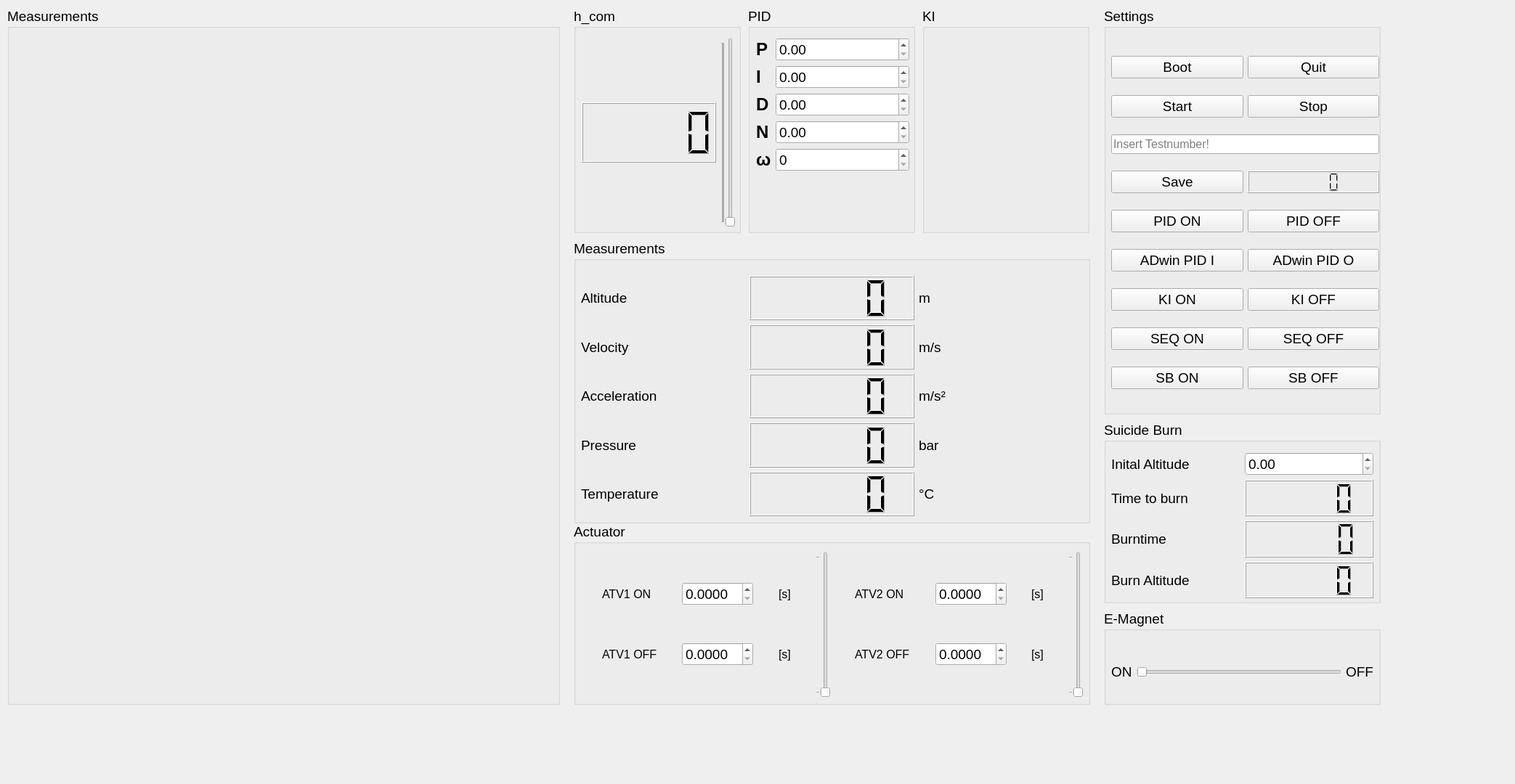
<?xml version="1.0" encoding="UTF-8"?>
<ui version="4.0">
 <class>MainWindow</class>
 <widget class="QWidget" name="MainWindow">
  <property name="geometry">
   <rect>
    <x>0</x>
    <y>0</y>
    <width>2086</width>
    <height>1080</height>
   </rect>
  </property>
  <property name="sizePolicy">
   <sizepolicy hsizetype="Fixed" vsizetype="Fixed">
    <horstretch>0</horstretch>
    <verstretch>0</verstretch>
   </sizepolicy>
  </property>
  <property name="mouseTracking">
   <bool>true</bool>
  </property>
  <property name="focusPolicy">
   <enum>Qt::WheelFocus</enum>
  </property>
  <property name="windowTitle">
   <string>M11Lander</string>
  </property>
  <widget class="QGroupBox" name="groupBox_2">
   <property name="geometry">
    <rect>
     <x>1520</x>
     <y>10</y>
     <width>381</width>
     <height>561</height>
    </rect>
   </property>
   <property name="font">
    <font>
     <pointsize>14</pointsize>
    </font>
   </property>
   <property name="title">
    <string>Settings</string>
   </property>
   <widget class="QWidget" name="layoutWidget">
    <property name="geometry">
     <rect>
      <x>10</x>
      <y>50</y>
      <width>369</width>
      <height>501</height>
     </rect>
    </property>
    <layout class="QGridLayout" name="gridLayout_6">
     <item row="0" column="1">
      <widget class="QPushButton" name="QuitButton">
       <property name="font">
        <font>
         <pointsize>14</pointsize>
        </font>
       </property>
       <property name="text">
        <string>Quit</string>
       </property>
      </widget>
     </item>
     <item row="3" column="0">
      <widget class="QPushButton" name="SaveButton">
       <property name="font">
        <font>
         <pointsize>14</pointsize>
        </font>
       </property>
       <property name="text">
        <string>Save</string>
       </property>
      </widget>
     </item>
     <item row="7" column="1">
      <widget class="QPushButton" name="SequenceOffButton">
       <property name="font">
        <font>
         <pointsize>14</pointsize>
        </font>
       </property>
       <property name="text">
        <string>SEQ OFF</string>
       </property>
      </widget>
     </item>
     <item row="4" column="1">
      <widget class="QPushButton" name="PIDOFFButton">
       <property name="font">
        <font>
         <pointsize>14</pointsize>
        </font>
       </property>
       <property name="text">
        <string>PID OFF</string>
       </property>
      </widget>
     </item>
     <item row="2" column="0" colspan="2">
      <widget class="QLineEdit" name="lineEdit_testnumber">
       <property name="font">
        <font>
         <pointsize>12</pointsize>
        </font>
       </property>
       <property name="placeholderText">
        <string>Insert Testnumber!</string>
       </property>
      </widget>
     </item>
     <item row="4" column="0">
      <widget class="QPushButton" name="PIDONButton">
       <property name="font">
        <font>
         <pointsize>14</pointsize>
        </font>
       </property>
       <property name="text">
        <string>PID ON</string>
       </property>
      </widget>
     </item>
     <item row="6" column="1">
      <widget class="QPushButton" name="KIOFFButton">
       <property name="font">
        <font>
         <pointsize>14</pointsize>
        </font>
       </property>
       <property name="text">
        <string>KI OFF</string>
       </property>
      </widget>
     </item>
     <item row="7" column="0">
      <widget class="QPushButton" name="SequenceOnButton">
       <property name="font">
        <font>
         <pointsize>14</pointsize>
        </font>
       </property>
       <property name="text">
        <string>SEQ ON</string>
       </property>
      </widget>
     </item>
     <item row="8" column="1">
      <widget class="QPushButton" name="SBOFFButton">
       <property name="font">
        <font>
         <pointsize>14</pointsize>
        </font>
       </property>
       <property name="text">
        <string>SB OFF</string>
       </property>
      </widget>
     </item>
     <item row="6" column="0">
      <widget class="QPushButton" name="KIONButton">
       <property name="font">
        <font>
         <pointsize>14</pointsize>
        </font>
       </property>
       <property name="text">
        <string>KI ON</string>
       </property>
      </widget>
     </item>
     <item row="3" column="1">
      <widget class="QLCDNumber" name="lcdNumber_time"/>
     </item>
     <item row="1" column="0">
      <widget class="QPushButton" name="StartButton">
       <property name="font">
        <font>
         <pointsize>14</pointsize>
        </font>
       </property>
       <property name="text">
        <string>Start</string>
       </property>
      </widget>
     </item>
     <item row="0" column="0">
      <widget class="QPushButton" name="BootButton">
       <property name="font">
        <font>
         <pointsize>14</pointsize>
        </font>
       </property>
       <property name="text">
        <string>Boot</string>
       </property>
      </widget>
     </item>
     <item row="8" column="0">
      <widget class="QPushButton" name="SBONButton">
       <property name="font">
        <font>
         <pointsize>14</pointsize>
        </font>
       </property>
       <property name="text">
        <string>SB ON</string>
       </property>
      </widget>
     </item>
     <item row="1" column="1">
      <widget class="QPushButton" name="StopButton">
       <property name="font">
        <font>
         <pointsize>14</pointsize>
        </font>
       </property>
       <property name="text">
        <string>Stop</string>
       </property>
      </widget>
     </item>
     <item row="5" column="0">
      <widget class="QPushButton" name="ADWINPIDONButton">
       <property name="font">
        <font>
         <pointsize>14</pointsize>
        </font>
       </property>
       <property name="text">
        <string>ADwin PID I</string>
       </property>
      </widget>
     </item>
     <item row="5" column="1">
      <widget class="QPushButton" name="ADWINPIDOFFButton">
       <property name="font">
        <font>
         <pointsize>14</pointsize>
        </font>
       </property>
       <property name="text">
        <string>ADwin PID O</string>
       </property>
      </widget>
     </item>
    </layout>
   </widget>
  </widget>
  <widget class="QGroupBox" name="groupBox_4">
   <property name="geometry">
    <rect>
     <x>10</x>
     <y>10</y>
     <width>761</width>
     <height>961</height>
    </rect>
   </property>
   <property name="font">
    <font>
     <pointsize>14</pointsize>
    </font>
   </property>
   <property name="title">
    <string>Measurements</string>
   </property>
   <widget class="QWidget" name="layoutWidget">
    <property name="geometry">
     <rect>
      <x>20</x>
      <y>40</y>
      <width>721</width>
      <height>911</height>
     </rect>
    </property>
    <layout class="QGridLayout" name="gridLayout_2">
     <item row="2" column="0">
      <widget class="PlotWidget" name="PlotWidget_acceleration" native="true"/>
     </item>
     <item row="0" column="0">
      <widget class="PlotWidget" name="PlotWidget_altitude" native="true"/>
     </item>
     <item row="1" column="0">
      <widget class="PlotWidget" name="PlotWidget_velocity" native="true"/>
     </item>
    </layout>
   </widget>
  </widget>
  <widget class="QGroupBox" name="groupBox_5">
   <property name="geometry">
    <rect>
     <x>1030</x>
     <y>10</y>
     <width>230</width>
     <height>311</height>
    </rect>
   </property>
   <property name="font">
    <font>
     <pointsize>14</pointsize>
    </font>
   </property>
   <property name="title">
    <string>PID</string>
   </property>
   <widget class="QWidget" name="layoutWidget">
    <property name="geometry">
     <rect>
      <x>11</x>
      <y>42</y>
      <width>211</width>
      <height>261</height>
     </rect>
    </property>
    <layout class="QFormLayout" name="formLayout">
     <item row="0" column="0">
      <widget class="QLabel" name="label_8">
       <property name="font">
        <font>
         <pointsize>18</pointsize>
         <weight>75</weight>
         <bold>true</bold>
        </font>
       </property>
       <property name="text">
        <string>P</string>
       </property>
      </widget>
     </item>
     <item row="0" column="1">
      <widget class="QDoubleSpinBox" name="doubleSpinBox_PGain">
       <property name="minimum">
        <double>0.000000000000000</double>
       </property>
       <property name="maximum">
        <double>999.990000000000009</double>
       </property>
      </widget>
     </item>
     <item row="1" column="0">
      <widget class="QLabel" name="label_9">
       <property name="font">
        <font>
         <pointsize>18</pointsize>
         <weight>75</weight>
         <bold>true</bold>
        </font>
       </property>
       <property name="text">
        <string>I</string>
       </property>
      </widget>
     </item>
     <item row="1" column="1">
      <widget class="QDoubleSpinBox" name="doubleSpinBox_IGain">
       <property name="maximum">
        <double>999.990000000000009</double>
       </property>
      </widget>
     </item>
     <item row="2" column="0">
      <widget class="QLabel" name="label_10">
       <property name="font">
        <font>
         <pointsize>18</pointsize>
         <weight>75</weight>
         <bold>true</bold>
        </font>
       </property>
       <property name="text">
        <string>D</string>
       </property>
      </widget>
     </item>
     <item row="2" column="1">
      <widget class="QDoubleSpinBox" name="doubleSpinBox_DGain">
       <property name="maximum">
        <double>999.990000000000009</double>
       </property>
      </widget>
     </item>
     <item row="3" column="0">
      <widget class="QLabel" name="label_12">
       <property name="font">
        <font>
         <pointsize>18</pointsize>
         <weight>75</weight>
         <bold>true</bold>
        </font>
       </property>
       <property name="text">
        <string>N</string>
       </property>
      </widget>
     </item>
     <item row="3" column="1">
      <widget class="QDoubleSpinBox" name="doubleSpinBox_NGain"/>
     </item>
     <item row="4" column="0">
      <widget class="QLabel" name="label_14">
       <property name="font">
        <font>
         <pointsize>18</pointsize>
         <weight>75</weight>
         <bold>true</bold>
        </font>
       </property>
       <property name="text">
        <string>ω</string>
       </property>
      </widget>
     </item>
     <item row="4" column="1">
      <widget class="QDoubleSpinBox" name="doubleSpinBox_Abtastfrequenz">
       <property name="decimals">
        <number>0</number>
       </property>
       <property name="maximum">
        <double>1000.000000000000000</double>
       </property>
      </widget>
     </item>
    </layout>
   </widget>
  </widget>
  <widget class="QGroupBox" name="groupBox_3">
   <property name="geometry">
    <rect>
     <x>790</x>
     <y>720</y>
     <width>711</width>
     <height>251</height>
    </rect>
   </property>
   <property name="font">
    <font>
     <pointsize>14</pointsize>
    </font>
   </property>
   <property name="title">
    <string>Actuator</string>
   </property>
   <widget class="QWidget" name="layoutWidget">
    <property name="geometry">
     <rect>
      <x>10</x>
      <y>40</y>
      <width>691</width>
      <height>201</height>
     </rect>
    </property>
    <layout class="QGridLayout" name="gridLayout_9">
     <item row="0" column="0">
      <layout class="QGridLayout" name="gridLayout_3">
       <item row="1" column="0">
        <spacer name="horizontalSpacer_12">
         <property name="orientation">
          <enum>Qt::Horizontal</enum>
         </property>
         <property name="sizeHint" stdset="0">
          <size>
           <width>13</width>
           <height>37</height>
          </size>
         </property>
        </spacer>
       </item>
       <item row="0" column="6">
        <spacer name="horizontalSpacer_15">
         <property name="orientation">
          <enum>Qt::Horizontal</enum>
         </property>
         <property name="sizeHint" stdset="0">
          <size>
           <width>13</width>
           <height>37</height>
          </size>
         </property>
        </spacer>
       </item>
       <item row="1" column="1">
        <widget class="QLabel" name="label_13">
         <property name="font">
          <font>
           <pointsize>12</pointsize>
          </font>
         </property>
         <property name="text">
          <string>ATV1 OFF</string>
         </property>
        </widget>
       </item>
       <item row="0" column="3">
        <widget class="QDoubleSpinBox" name="doubleSpinBox_t_on_atv1">
         <property name="decimals">
          <number>4</number>
         </property>
         <property name="minimum">
          <double>0.000000000000000</double>
         </property>
         <property name="maximum">
          <double>99.989999999999995</double>
         </property>
         <property name="singleStep">
          <double>0.012500000000000</double>
         </property>
        </widget>
       </item>
       <item row="1" column="4">
        <spacer name="horizontalSpacer_10">
         <property name="orientation">
          <enum>Qt::Horizontal</enum>
         </property>
         <property name="sizeHint" stdset="0">
          <size>
           <width>13</width>
           <height>37</height>
          </size>
         </property>
        </spacer>
       </item>
       <item row="0" column="0">
        <spacer name="horizontalSpacer_16">
         <property name="orientation">
          <enum>Qt::Horizontal</enum>
         </property>
         <property name="sizeHint" stdset="0">
          <size>
           <width>13</width>
           <height>37</height>
          </size>
         </property>
        </spacer>
       </item>
       <item row="0" column="4">
        <spacer name="horizontalSpacer_14">
         <property name="orientation">
          <enum>Qt::Horizontal</enum>
         </property>
         <property name="sizeHint" stdset="0">
          <size>
           <width>13</width>
           <height>37</height>
          </size>
         </property>
        </spacer>
       </item>
       <item row="1" column="2">
        <spacer name="horizontalSpacer_13">
         <property name="orientation">
          <enum>Qt::Horizontal</enum>
         </property>
         <property name="sizeHint" stdset="0">
          <size>
           <width>13</width>
           <height>37</height>
          </size>
         </property>
        </spacer>
       </item>
       <item row="0" column="5">
        <widget class="QLabel" name="label_11">
         <property name="font">
          <font>
           <pointsize>12</pointsize>
          </font>
         </property>
         <property name="text">
          <string>[s]</string>
         </property>
        </widget>
       </item>
       <item row="1" column="3">
        <widget class="QDoubleSpinBox" name="doubleSpinBox_t_off_atv1">
         <property name="decimals">
          <number>4</number>
         </property>
         <property name="minimum">
          <double>0.000000000000000</double>
         </property>
         <property name="maximum">
          <double>99.989999999999995</double>
         </property>
         <property name="singleStep">
          <double>0.012500000000000</double>
         </property>
        </widget>
       </item>
       <item row="0" column="1">
        <widget class="QLabel" name="label_4">
         <property name="font">
          <font>
           <pointsize>12</pointsize>
          </font>
         </property>
         <property name="text">
          <string>ATV1 ON</string>
         </property>
        </widget>
       </item>
       <item row="0" column="2">
        <spacer name="horizontalSpacer_17">
         <property name="orientation">
          <enum>Qt::Horizontal</enum>
         </property>
         <property name="sizeHint" stdset="0">
          <size>
           <width>13</width>
           <height>37</height>
          </size>
         </property>
        </spacer>
       </item>
       <item row="1" column="5">
        <widget class="QLabel" name="label_17">
         <property name="font">
          <font>
           <pointsize>12</pointsize>
          </font>
         </property>
         <property name="text">
          <string>[s]</string>
         </property>
        </widget>
       </item>
       <item row="1" column="6">
        <spacer name="horizontalSpacer_19">
         <property name="orientation">
          <enum>Qt::Horizontal</enum>
         </property>
         <property name="sizeHint" stdset="0">
          <size>
           <width>13</width>
           <height>37</height>
          </size>
         </property>
        </spacer>
       </item>
      </layout>
     </item>
     <item row="0" column="1">
      <widget class="QSlider" name="verticalSlider_ATV1">
       <property name="maximum">
        <number>1</number>
       </property>
       <property name="singleStep">
        <number>1</number>
       </property>
       <property name="pageStep">
        <number>1</number>
       </property>
       <property name="orientation">
        <enum>Qt::Vertical</enum>
       </property>
       <property name="tickPosition">
        <enum>QSlider::TicksAbove</enum>
       </property>
      </widget>
     </item>
     <item row="0" column="2">
      <layout class="QGridLayout" name="gridLayout_4">
       <item row="0" column="6">
        <spacer name="horizontalSpacer_33">
         <property name="orientation">
          <enum>Qt::Horizontal</enum>
         </property>
         <property name="sizeHint" stdset="0">
          <size>
           <width>13</width>
           <height>37</height>
          </size>
         </property>
        </spacer>
       </item>
       <item row="1" column="0">
        <spacer name="horizontalSpacer_34">
         <property name="orientation">
          <enum>Qt::Horizontal</enum>
         </property>
         <property name="sizeHint" stdset="0">
          <size>
           <width>13</width>
           <height>37</height>
          </size>
         </property>
        </spacer>
       </item>
       <item row="0" column="5">
        <widget class="QLabel" name="label_18">
         <property name="font">
          <font>
           <pointsize>12</pointsize>
          </font>
         </property>
         <property name="text">
          <string>[s]</string>
         </property>
        </widget>
       </item>
       <item row="1" column="1">
        <widget class="QLabel" name="label_16">
         <property name="font">
          <font>
           <pointsize>12</pointsize>
          </font>
         </property>
         <property name="text">
          <string>ATV2 OFF</string>
         </property>
        </widget>
       </item>
       <item row="1" column="2">
        <spacer name="horizontalSpacer_35">
         <property name="orientation">
          <enum>Qt::Horizontal</enum>
         </property>
         <property name="sizeHint" stdset="0">
          <size>
           <width>13</width>
           <height>37</height>
          </size>
         </property>
        </spacer>
       </item>
       <item row="1" column="3">
        <widget class="QDoubleSpinBox" name="doubleSpinBox_t_off_atv2">
         <property name="decimals">
          <number>4</number>
         </property>
         <property name="minimum">
          <double>0.000000000000000</double>
         </property>
         <property name="singleStep">
          <double>0.012500000000000</double>
         </property>
        </widget>
       </item>
       <item row="1" column="4">
        <spacer name="horizontalSpacer_36">
         <property name="orientation">
          <enum>Qt::Horizontal</enum>
         </property>
         <property name="sizeHint" stdset="0">
          <size>
           <width>13</width>
           <height>37</height>
          </size>
         </property>
        </spacer>
       </item>
       <item row="0" column="2">
        <spacer name="horizontalSpacer_30">
         <property name="orientation">
          <enum>Qt::Horizontal</enum>
         </property>
         <property name="sizeHint" stdset="0">
          <size>
           <width>13</width>
           <height>37</height>
          </size>
         </property>
        </spacer>
       </item>
       <item row="1" column="6">
        <spacer name="horizontalSpacer_38">
         <property name="orientation">
          <enum>Qt::Horizontal</enum>
         </property>
         <property name="sizeHint" stdset="0">
          <size>
           <width>13</width>
           <height>37</height>
          </size>
         </property>
        </spacer>
       </item>
       <item row="0" column="0">
        <spacer name="horizontalSpacer_29">
         <property name="orientation">
          <enum>Qt::Horizontal</enum>
         </property>
         <property name="sizeHint" stdset="0">
          <size>
           <width>13</width>
           <height>37</height>
          </size>
         </property>
        </spacer>
       </item>
       <item row="1" column="5">
        <widget class="QLabel" name="label_21">
         <property name="font">
          <font>
           <pointsize>12</pointsize>
          </font>
         </property>
         <property name="text">
          <string>[s]</string>
         </property>
        </widget>
       </item>
       <item row="0" column="1">
        <widget class="QLabel" name="label_15">
         <property name="font">
          <font>
           <pointsize>12</pointsize>
          </font>
         </property>
         <property name="text">
          <string>ATV2 ON</string>
         </property>
        </widget>
       </item>
       <item row="0" column="3">
        <widget class="QDoubleSpinBox" name="doubleSpinBox_t_on_atv2">
         <property name="decimals">
          <number>4</number>
         </property>
         <property name="minimum">
          <double>0.000000000000000</double>
         </property>
         <property name="maximum">
          <double>99.989999999999995</double>
         </property>
         <property name="singleStep">
          <double>0.012500000000000</double>
         </property>
        </widget>
       </item>
       <item row="0" column="4">
        <spacer name="horizontalSpacer_31">
         <property name="orientation">
          <enum>Qt::Horizontal</enum>
         </property>
         <property name="sizeHint" stdset="0">
          <size>
           <width>13</width>
           <height>37</height>
          </size>
         </property>
        </spacer>
       </item>
      </layout>
     </item>
     <item row="0" column="3">
      <widget class="QSlider" name="verticalSlider_ATV2">
       <property name="maximum">
        <number>1</number>
       </property>
       <property name="singleStep">
        <number>1</number>
       </property>
       <property name="pageStep">
        <number>1</number>
       </property>
       <property name="tracking">
        <bool>false</bool>
       </property>
       <property name="orientation">
        <enum>Qt::Vertical</enum>
       </property>
       <property name="tickPosition">
        <enum>QSlider::TicksAbove</enum>
       </property>
      </widget>
     </item>
    </layout>
   </widget>
  </widget>
  <widget class="QGroupBox" name="groupBox_6">
   <property name="geometry">
    <rect>
     <x>790</x>
     <y>10</y>
     <width>230</width>
     <height>311</height>
    </rect>
   </property>
   <property name="font">
    <font>
     <pointsize>14</pointsize>
    </font>
   </property>
   <property name="title">
    <string>h_com</string>
   </property>
   <widget class="QWidget" name="layoutWidget_3">
    <property name="geometry">
     <rect>
      <x>740</x>
      <y>30</y>
      <width>181</width>
      <height>241</height>
     </rect>
    </property>
    <layout class="QGridLayout" name="gridLayout_10">
     <item row="0" column="0" colspan="2">
      <widget class="QLCDNumber" name="lcdNumber_time_2"/>
     </item>
     <item row="1" column="0">
      <widget class="QLCDNumber" name="lcdNumber_pressure_2"/>
     </item>
     <item row="1" column="1">
      <widget class="QLabel" name="label_33">
       <property name="text">
        <string>bar</string>
       </property>
      </widget>
     </item>
     <item row="2" column="0">
      <widget class="QLCDNumber" name="lcdNumber_temperature_2"/>
     </item>
     <item row="2" column="1">
      <widget class="QLabel" name="label_34">
       <property name="text">
        <string>°C</string>
       </property>
      </widget>
     </item>
    </layout>
   </widget>
   <widget class="QWidget" name="layoutWidget">
    <property name="geometry">
     <rect>
      <x>11</x>
      <y>42</y>
      <width>211</width>
      <height>261</height>
     </rect>
    </property>
    <layout class="QGridLayout" name="gridLayout_5">
     <item row="1" column="0">
      <widget class="QLCDNumber" name="lcdNumber_altitude_com"/>
     </item>
     <item row="0" column="1" rowspan="3">
      <widget class="QSlider" name="verticalSlider_Altitude">
       <property name="maximum">
        <number>600</number>
       </property>
       <property name="singleStep">
        <number>10</number>
       </property>
       <property name="pageStep">
        <number>1</number>
       </property>
       <property name="orientation">
        <enum>Qt::Vertical</enum>
       </property>
       <property name="tickPosition">
        <enum>QSlider::TicksAbove</enum>
       </property>
       <property name="tickInterval">
        <number>1</number>
       </property>
      </widget>
     </item>
    </layout>
   </widget>
  </widget>
  <widget class="QGroupBox" name="groupBox_7">
   <property name="geometry">
    <rect>
     <x>1520</x>
     <y>840</y>
     <width>381</width>
     <height>131</height>
    </rect>
   </property>
   <property name="font">
    <font>
     <pointsize>14</pointsize>
    </font>
   </property>
   <property name="title">
    <string>E-Magnet</string>
   </property>
   <widget class="QWidget" name="layoutWidget_4">
    <property name="geometry">
     <rect>
      <x>740</x>
      <y>30</y>
      <width>181</width>
      <height>241</height>
     </rect>
    </property>
    <layout class="QGridLayout" name="gridLayout_11">
     <item row="0" column="0" colspan="2">
      <widget class="QLCDNumber" name="lcdNumber_time_3"/>
     </item>
     <item row="1" column="0">
      <widget class="QLCDNumber" name="lcdNumber_pressure_3"/>
     </item>
     <item row="1" column="1">
      <widget class="QLabel" name="label_35">
       <property name="text">
        <string>bar</string>
       </property>
      </widget>
     </item>
     <item row="2" column="0">
      <widget class="QLCDNumber" name="lcdNumber_temperature_3"/>
     </item>
     <item row="2" column="1">
      <widget class="QLabel" name="label_36">
       <property name="text">
        <string>°C</string>
       </property>
      </widget>
     </item>
    </layout>
   </widget>
   <widget class="QWidget" name="layoutWidget">
    <property name="geometry">
     <rect>
      <x>10</x>
      <y>50</y>
      <width>361</width>
      <height>71</height>
     </rect>
    </property>
    <layout class="QGridLayout" name="gridLayout_8">
     <item row="0" column="0">
      <widget class="QLabel" name="label_26">
       <property name="text">
        <string>ON</string>
       </property>
      </widget>
     </item>
     <item row="0" column="1">
      <widget class="QSlider" name="horizontalSlider_EM">
       <property name="maximum">
        <number>1</number>
       </property>
       <property name="orientation">
        <enum>Qt::Horizontal</enum>
       </property>
      </widget>
     </item>
     <item row="0" column="2">
      <widget class="QLabel" name="label_24">
       <property name="text">
        <string>OFF</string>
       </property>
      </widget>
     </item>
    </layout>
   </widget>
  </widget>
  <widget class="QGroupBox" name="groupBox_8">
   <property name="geometry">
    <rect>
     <x>790</x>
     <y>330</y>
     <width>711</width>
     <height>391</height>
    </rect>
   </property>
   <property name="font">
    <font>
     <pointsize>14</pointsize>
    </font>
   </property>
   <property name="title">
    <string>Measurements</string>
   </property>
   <widget class="QWidget" name="layoutWidget">
    <property name="geometry">
     <rect>
      <x>10</x>
      <y>50</y>
      <width>691</width>
      <height>331</height>
     </rect>
    </property>
    <layout class="QGridLayout" name="gridLayout_7">
     <item row="0" column="1">
      <widget class="QLCDNumber" name="lcdNumber_altitude"/>
     </item>
     <item row="1" column="0">
      <widget class="QLabel" name="label_25">
       <property name="font">
        <font>
         <pointsize>14</pointsize>
        </font>
       </property>
       <property name="text">
        <string>Velocity</string>
       </property>
      </widget>
     </item>
     <item row="1" column="1">
      <widget class="QLCDNumber" name="lcdNumber_velocity"/>
     </item>
     <item row="2" column="2">
      <widget class="QLabel" name="label_28">
       <property name="font">
        <font>
         <pointsize>14</pointsize>
        </font>
       </property>
       <property name="text">
        <string>m/s²</string>
       </property>
      </widget>
     </item>
     <item row="1" column="2">
      <widget class="QLabel" name="label_22">
       <property name="font">
        <font>
         <pointsize>14</pointsize>
        </font>
       </property>
       <property name="text">
        <string>m/s</string>
       </property>
      </widget>
     </item>
     <item row="2" column="0">
      <widget class="QLabel" name="label_23">
       <property name="font">
        <font>
         <pointsize>14</pointsize>
        </font>
       </property>
       <property name="text">
        <string>Acceleration</string>
       </property>
      </widget>
     </item>
     <item row="0" column="0">
      <widget class="QLabel" name="label_27">
       <property name="font">
        <font>
         <pointsize>14</pointsize>
        </font>
       </property>
       <property name="text">
        <string>Altitude</string>
       </property>
      </widget>
     </item>
     <item row="2" column="1">
      <widget class="QLCDNumber" name="lcdNumber_acceleration"/>
     </item>
     <item row="0" column="2">
      <widget class="QLabel" name="label_29">
       <property name="font">
        <font>
         <pointsize>14</pointsize>
        </font>
       </property>
       <property name="text">
        <string>m</string>
       </property>
      </widget>
     </item>
     <item row="4" column="0">
      <widget class="QLabel" name="label_6">
       <property name="font">
        <font>
         <pointsize>14</pointsize>
        </font>
       </property>
       <property name="text">
        <string>Temperature</string>
       </property>
      </widget>
     </item>
     <item row="3" column="0">
      <widget class="QLabel" name="label_5">
       <property name="font">
        <font>
         <pointsize>14</pointsize>
        </font>
       </property>
       <property name="text">
        <string>Pressure</string>
       </property>
      </widget>
     </item>
     <item row="3" column="1">
      <widget class="QLCDNumber" name="lcdNumber_pressure"/>
     </item>
     <item row="4" column="1">
      <widget class="QLCDNumber" name="lcdNumber_temperature"/>
     </item>
     <item row="4" column="2">
      <widget class="QLabel" name="label_20">
       <property name="text">
        <string>°C</string>
       </property>
      </widget>
     </item>
     <item row="3" column="2">
      <widget class="QLabel" name="label_30">
       <property name="font">
        <font>
         <pointsize>14</pointsize>
        </font>
       </property>
       <property name="text">
        <string>bar</string>
       </property>
      </widget>
     </item>
    </layout>
   </widget>
  </widget>
  <widget class="QGroupBox" name="groupBox_9">
   <property name="geometry">
    <rect>
     <x>1270</x>
     <y>10</y>
     <width>230</width>
     <height>311</height>
    </rect>
   </property>
   <property name="font">
    <font>
     <pointsize>14</pointsize>
    </font>
   </property>
   <property name="title">
    <string>KI</string>
   </property>
  </widget>
  <widget class="QGroupBox" name="groupBox_10">
   <property name="geometry">
    <rect>
     <x>1520</x>
     <y>580</y>
     <width>381</width>
     <height>251</height>
    </rect>
   </property>
   <property name="font">
    <font>
     <pointsize>14</pointsize>
    </font>
   </property>
   <property name="title">
    <string>Suicide Burn</string>
   </property>
   <widget class="QWidget" name="layoutWidget">
    <property name="geometry">
     <rect>
      <x>10</x>
      <y>43</y>
      <width>361</width>
      <height>201</height>
     </rect>
    </property>
    <layout class="QGridLayout" name="gridLayout">
     <item row="0" column="0">
      <widget class="QLabel" name="label_19">
       <property name="font">
        <font>
         <pointsize>14</pointsize>
         <weight>50</weight>
         <bold>false</bold>
        </font>
       </property>
       <property name="text">
        <string>Inital Altitude</string>
       </property>
      </widget>
     </item>
     <item row="0" column="1">
      <widget class="QDoubleSpinBox" name="doubleSpinBox_h0"/>
     </item>
     <item row="1" column="0">
      <widget class="QLabel" name="label_31">
       <property name="font">
        <font>
         <pointsize>14</pointsize>
         <weight>50</weight>
         <bold>false</bold>
        </font>
       </property>
       <property name="text">
        <string>Time to burn</string>
       </property>
      </widget>
     </item>
     <item row="1" column="1">
      <widget class="QLCDNumber" name="lcdNumber_timetoburn_com"/>
     </item>
     <item row="2" column="0">
      <widget class="QLabel" name="label_37">
       <property name="font">
        <font>
         <pointsize>14</pointsize>
         <weight>50</weight>
         <bold>false</bold>
        </font>
       </property>
       <property name="text">
        <string>Burntime</string>
       </property>
      </widget>
     </item>
     <item row="2" column="1">
      <widget class="QLCDNumber" name="lcdNumber_burntime_com"/>
     </item>
     <item row="3" column="0">
      <widget class="QLabel" name="label_32">
       <property name="font">
        <font>
         <pointsize>14</pointsize>
         <weight>50</weight>
         <bold>false</bold>
        </font>
       </property>
       <property name="text">
        <string>Burn Altitude</string>
       </property>
      </widget>
     </item>
     <item row="3" column="1">
      <widget class="QLCDNumber" name="lcdNumber_burnaltitude_com"/>
     </item>
    </layout>
   </widget>
  </widget>
  <zorder>groupBox_4</zorder>
  <zorder>groupBox_5</zorder>
  <zorder>groupBox_2</zorder>
  <zorder>groupBox_3</zorder>
  <zorder>groupBox_6</zorder>
  <zorder>groupBox_7</zorder>
  <zorder>groupBox_8</zorder>
  <zorder>groupBox_9</zorder>
  <zorder>groupBox_10</zorder>
 </widget>
 <customwidgets>
  <customwidget>
   <class>PlotWidget</class>
   <extends>QWidget</extends>
   <header>pyqtgraph</header>
   <container>1</container>
  </customwidget>
 </customwidgets>
 <resources/>
 <connections/>
</ui>
